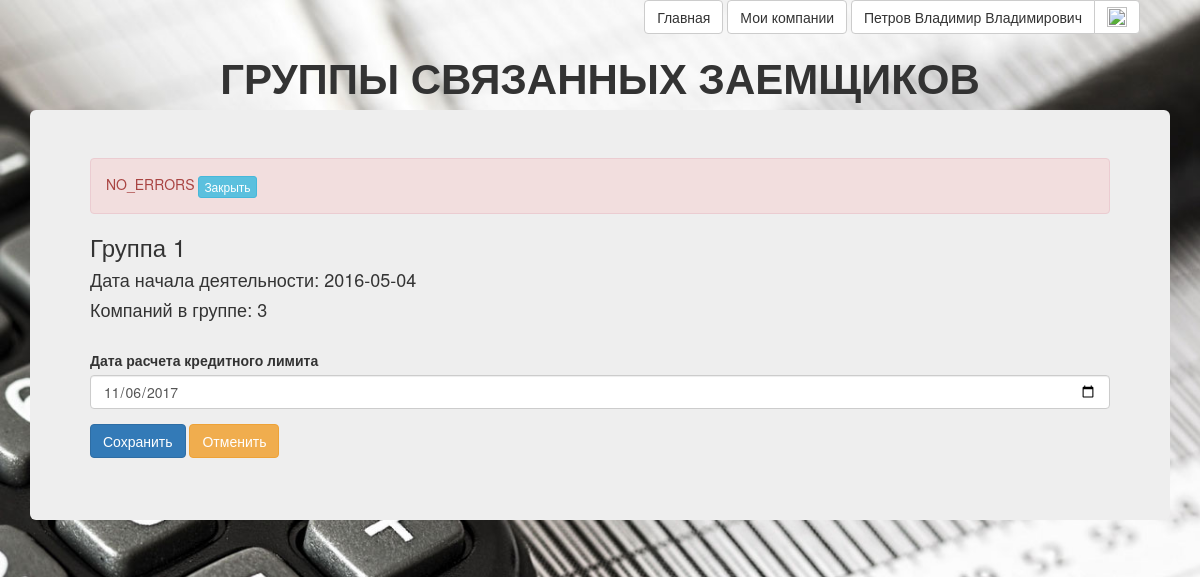
The page /cred_limit/date_calc_limit_edit.php?GSZ_Id=1 (signed in) on the database as committed earlier.
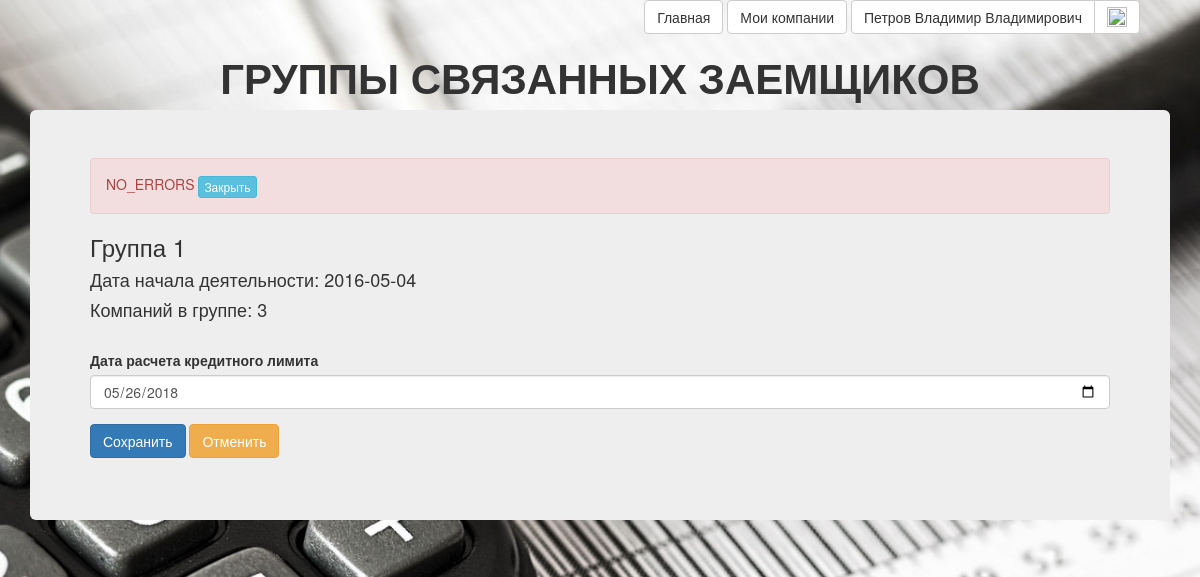
The same page on the database as committed later.
### tables this page shows
CREATE TABLE `calc_limit_dates` (
  `Id` tinyint(2) NOT NULL,
  `Date_calc_limit` date NOT NULL,
  `GSZ_Id` tinyint(2) UNSIGNED NOT NULL
);

### cred_limit/script/cred_limit_scripts.php (called while the page is built, shortened)
<?php
require_once($_SERVER['DOCUMENT_ROOT'].'/script/app_config.php');
class GSZ_Item
{
	function __construct($id)
	{
		$query = "SELECT `Brief_Name`, `Full_Name` FROM GSZ WHERE `Id`={$id}";
		$row = getRow($query);
		$this->Brief_Name = htmlspecialchars($row['Brief_Name']);
		$query = "SELECT min(`Date_Begin_Work`) FROM `company` WHERE `GSZ_Id`={$id}";
		$Date_Begin_Work = getCell($query);
		$this->Date_Begin_Work = (is_null($Date_Begin_Work) ? "" : $Date_Begin_Work);
		$query = "SELECT COUNT(*) FROM `company` WHERE `GSZ_Id`={$id}";
		$NumberCompany = getCell($query);
		$this->NumberCompany = $NumberCompany;
		$query = "SELECT `Id`, `Date_calc_limit` FROM `calc_limit_dates` WHERE `GSZ_Id`={$id}";
		$result_array = getRow($query);
		$Date_calc_limit = $result_array['Date_calc_limit'];
		$this->Date_calc_limit = (is_null($Date_calc_limit) ? "" : $Date_calc_limit);
	}
}
function get_error_message()
{
	if (isset($_GET['error']))
		return (ERROR_MESSAGE_PREFIX . '<strong>'.htmlspecialchars(urldecode($_GET['error'])).'.</strong>');
	else
		return NO_ERRORS_MESSAGE;
}

### script/finansist_scripts.php (called while the page is built, shortened)
<?php
function xss($data)
{
    if (is_array($data))
    {
        $escaped = array();
        foreach ($data as $key => $value)
        {
            $escaped[$key] = xss($value);
        }
        return $escaped;
    }
    return trim(htmlspecialchars($data));
}
function getCell($query)
{
    global $mysqli;
    $result_set = $mysqli->query($query);
    $arr = array_values($result_set->fetch_assoc());
    return $arr[0];
}
function getRow($query)
{
    global $mysqli;
    $result_set = $mysqli->query($query);
    $row = $result_set->fetch_assoc();
    return $row;
}
?>

### script/app_config.php (called while the page is built, shortened)
<?php
require_once 'finansist_scripts.php';
$get = xss($_GET);

### cred_limit/date_calc_limit_edit.php (the view, shortened to what this page needs)
<?php
	require_once('script/cred_limit_scripts.php');
	include_once ($_SERVER['DOCUMENT_ROOT'].'\registration\header_login.php');
	$GSZ_item = new GSZ_item($get['GSZ_Id']);
	$error_message = get_error_message();
?>
<!DOCTYPE html>
<html>
<head>
	<link href="/css/bootstrap.min.css" rel="stylesheet"/>
	<link href="/css/style.css" rel="stylesheet"/>
	<link rel="stylesheet" href="/css/themes/bootstrap.css">
</head>
<body>
	<div class="container">
		<header>
			<h2 class="text-center">ГРУППЫ СВЯЗАННЫХ ЗАЕМЩИКОВ</h2>
		</header>
		<div class="jumbotron">
			<div id="error_message_div" class="alert alert-danger" role="alert">
				<span id="error_message"><?=$error_message?></span>
				<button id="btnError_message" type="button" class="btn btn-info btn-xs">Закрыть</button>
			</div>
			<h3><?=$GSZ_item->Brief_Name?></h3>
			<h4>Дата начала деятельности: <?=$GSZ_item->Date_Begin_Work?></h4>
			<h4>Компаний в группе: <?=$GSZ_item->NumberCompany?></h4>
			<br>
			<form name="edit_form" id="edit_form" action="<?=HTML_PATH_DATE_CALC_LIMIT_SAVE?>" method="POST">
				<div class="form-group">
					<label for="Date_calc_limit">Дата расчета кредитного лимита</label>
					<input type="date" required class="form-control company_input" name="Date_calc_limit" id="Date_calc_limit" value="<?=$GSZ_item->Date_calc_limit?>" >
				</div>
				<button type="submit" class="btn btn-primary">Сохранить</button>
				<button type="button" class="btn btn-warning" onClick="history.back();">Отменить</button>
			</form>
		</div>
</body>
</html>

Rows that differ between the two databases and show on the page:
changed calc_limit_dates: Date_calc_limit "11/06/2017" → "05/26/2018"
